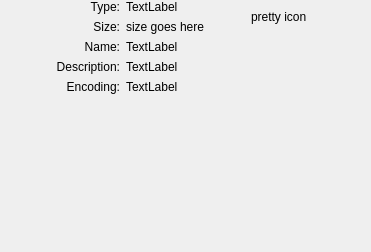
<?xml version="1.0" encoding="UTF-8"?>
<ui version="4.0">
 <class>AttachmentPropertiesDialogReadOnly</class>
 <widget class="QWidget" name="AttachmentPropertiesDialogReadOnly">
  <property name="geometry">
   <rect>
    <x>0</x>
    <y>0</y>
    <width>371</width>
    <height>252</height>
   </rect>
  </property>
  <layout class="QVBoxLayout" name="verticalLayout">
   <property name="leftMargin">
    <number>0</number>
   </property>
   <property name="topMargin">
    <number>0</number>
   </property>
   <property name="rightMargin">
    <number>0</number>
   </property>
   <property name="bottomMargin">
    <number>0</number>
   </property>
   <item>
    <layout class="QGridLayout" name="gridLayout">
     <item row="0" column="1">
      <widget class="QLabel" name="mimeType">
       <property name="text">
        <string>TextLabel</string>
       </property>
      </widget>
     </item>
     <item row="3" column="1" colspan="2">
      <widget class="QLabel" name="description">
       <property name="text">
        <string>TextLabel</string>
       </property>
      </widget>
     </item>
     <item row="2" column="1" colspan="2">
      <widget class="QLabel" name="name">
       <property name="text">
        <string>TextLabel</string>
       </property>
      </widget>
     </item>
     <item row="0" column="0">
      <layout class="QHBoxLayout" name="horizontalLayout">
       <item>
        <widget class="QLabel" name="label">
         <property name="sizePolicy">
          <sizepolicy hsizetype="Minimum" vsizetype="Preferred">
           <horstretch>0</horstretch>
           <verstretch>0</verstretch>
          </sizepolicy>
         </property>
         <property name="text">
          <string comment="MIME type of this attachment">Type:</string>
         </property>
         <property name="alignment">
          <set>Qt::AlignRight|Qt::AlignTrailing|Qt::AlignVCenter</set>
         </property>
        </widget>
       </item>
      </layout>
     </item>
     <item row="0" column="2" rowspan="2">
      <widget class="QLabel" name="mimeIcon">
       <property name="text">
        <string notr="true">pretty icon</string>
       </property>
      </widget>
     </item>
     <item row="1" column="0">
      <layout class="QHBoxLayout" name="horizontalLayout_2">
       <item>
        <widget class="QLabel" name="label_2">
         <property name="sizePolicy">
          <sizepolicy hsizetype="Minimum" vsizetype="Preferred">
           <horstretch>0</horstretch>
           <verstretch>0</verstretch>
          </sizepolicy>
         </property>
         <property name="text">
          <string comment="size of the attachment">Size:</string>
         </property>
         <property name="alignment">
          <set>Qt::AlignRight|Qt::AlignTrailing|Qt::AlignVCenter</set>
         </property>
        </widget>
       </item>
      </layout>
     </item>
     <item row="1" column="1">
      <widget class="QLabel" name="size">
       <property name="text">
        <string notr="true">size goes here</string>
       </property>
      </widget>
     </item>
     <item row="2" column="0">
      <layout class="QHBoxLayout" name="horizontalLayout_3">
       <item>
        <widget class="QLabel" name="label_3">
         <property name="sizePolicy">
          <sizepolicy hsizetype="Minimum" vsizetype="Preferred">
           <horstretch>0</horstretch>
           <verstretch>0</verstretch>
          </sizepolicy>
         </property>
         <property name="text">
          <string comment="file name of the attachment">Name:</string>
         </property>
         <property name="alignment">
          <set>Qt::AlignRight|Qt::AlignTrailing|Qt::AlignVCenter</set>
         </property>
        </widget>
       </item>
      </layout>
     </item>
     <item row="3" column="0">
      <layout class="QHBoxLayout" name="horizontalLayout_4">
       <item>
        <widget class="QLabel" name="descriptionLabel">
         <property name="sizePolicy">
          <sizepolicy hsizetype="Minimum" vsizetype="Preferred">
           <horstretch>0</horstretch>
           <verstretch>0</verstretch>
          </sizepolicy>
         </property>
         <property name="text">
          <string comment="description of the attachment">Description:</string>
         </property>
         <property name="alignment">
          <set>Qt::AlignRight|Qt::AlignTrailing|Qt::AlignVCenter</set>
         </property>
        </widget>
       </item>
      </layout>
     </item>
     <item row="4" column="0">
      <layout class="QHBoxLayout" name="horizontalLayout_5">
       <item>
        <widget class="QLabel" name="label_5">
         <property name="sizePolicy">
          <sizepolicy hsizetype="Minimum" vsizetype="Preferred">
           <horstretch>0</horstretch>
           <verstretch>0</verstretch>
          </sizepolicy>
         </property>
         <property name="text">
          <string comment="encoding of the attachment">Encoding:</string>
         </property>
         <property name="alignment">
          <set>Qt::AlignRight|Qt::AlignTrailing|Qt::AlignVCenter</set>
         </property>
        </widget>
       </item>
      </layout>
     </item>
     <item row="4" column="1" colspan="2">
      <widget class="QLabel" name="encoding">
       <property name="text">
        <string>TextLabel</string>
       </property>
      </widget>
     </item>
    </layout>
   </item>
   <item>
    <spacer name="verticalSpacer">
     <property name="orientation">
      <enum>Qt::Vertical</enum>
     </property>
     <property name="sizeHint" stdset="0">
      <size>
       <width>20</width>
       <height>31</height>
      </size>
     </property>
    </spacer>
   </item>
  </layout>
 </widget>
 <resources/>
 <connections/>
</ui>
